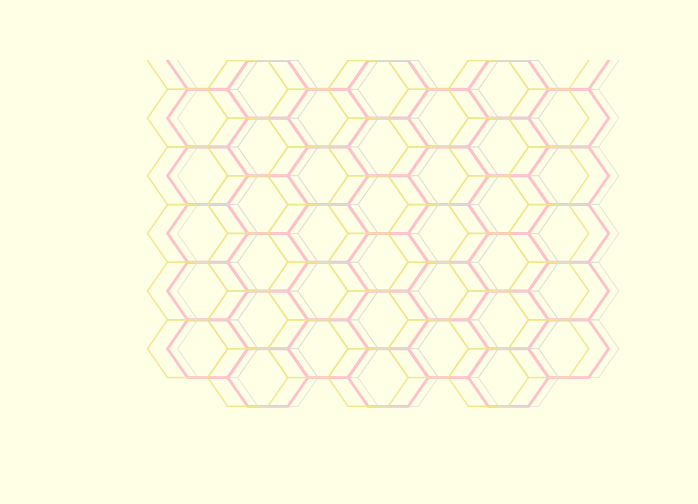

Recreate this plot in Python.
# The Bees

import matplotlib.pyplot as plt
import numpy as np
import matplotlib.patches as patches

def draw_honeycomb(ax, center, radius, edge_color, num_rows, num_cols, line_width):
    dx = radius * 3 / 2  
    dy = radius * np.sqrt(3)  

    for i in range(num_cols):
        for j in range(num_rows):
            x = center[0] + i * dx
            y = center[1] + j * dy

            if i % 2 == 1:
                y -= dy / 2

            hexagon = patches.RegularPolygon((x, y), numVertices=6, radius=radius, 
                                             orientation=np.pi / 6, edgecolor=edge_color, 
                                             facecolor='none', lw=line_width)
            ax.add_patch(hexagon)

fig, ax = plt.subplots(figsize=(8, 8))

num_rows = 10
num_cols = 7
radius = 2

ax.set_xlim(-3 * radius, num_cols * 1.5 * radius)
ax.set_ylim(-3 * radius, num_rows * radius * np.sqrt(3) / 2)
ax.axis('off')

soft_yellow = '#ffffe5'  
fig.patch.set_facecolor(soft_yellow)
ax.set_facecolor(soft_yellow)

draw_honeycomb(ax, center=(0, 0), radius=radius, edge_color='pink', num_rows=num_rows, num_cols=num_cols, line_width=2)

# second honeycomb
offset_yellow = (-radius / 2, 0)  
dark_yellow = '#f0e68c'  #
draw_honeycomb(ax, center=offset_yellow, radius=radius, edge_color=dark_yellow, num_rows=num_rows, num_cols=num_cols, line_width=1)

# third honeycomb
offset_gray = (radius / 4, 0) 
gray_color = '#DCDCDC'  
draw_honeycomb(ax, center=offset_gray, radius=radius, edge_color=gray_color, num_rows=num_rows, num_cols=num_cols, line_width=0.5)

plt.show()
